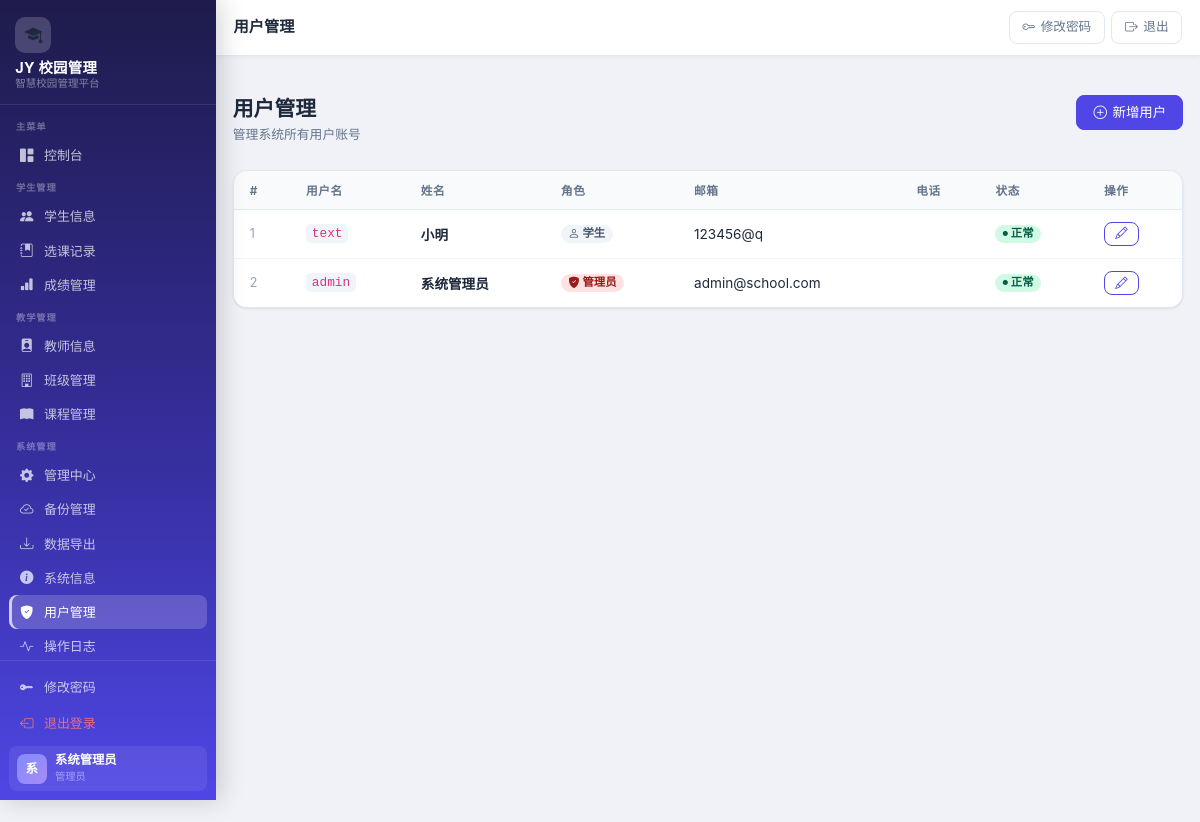
The page /users (signed in) on the database as committed earlier.
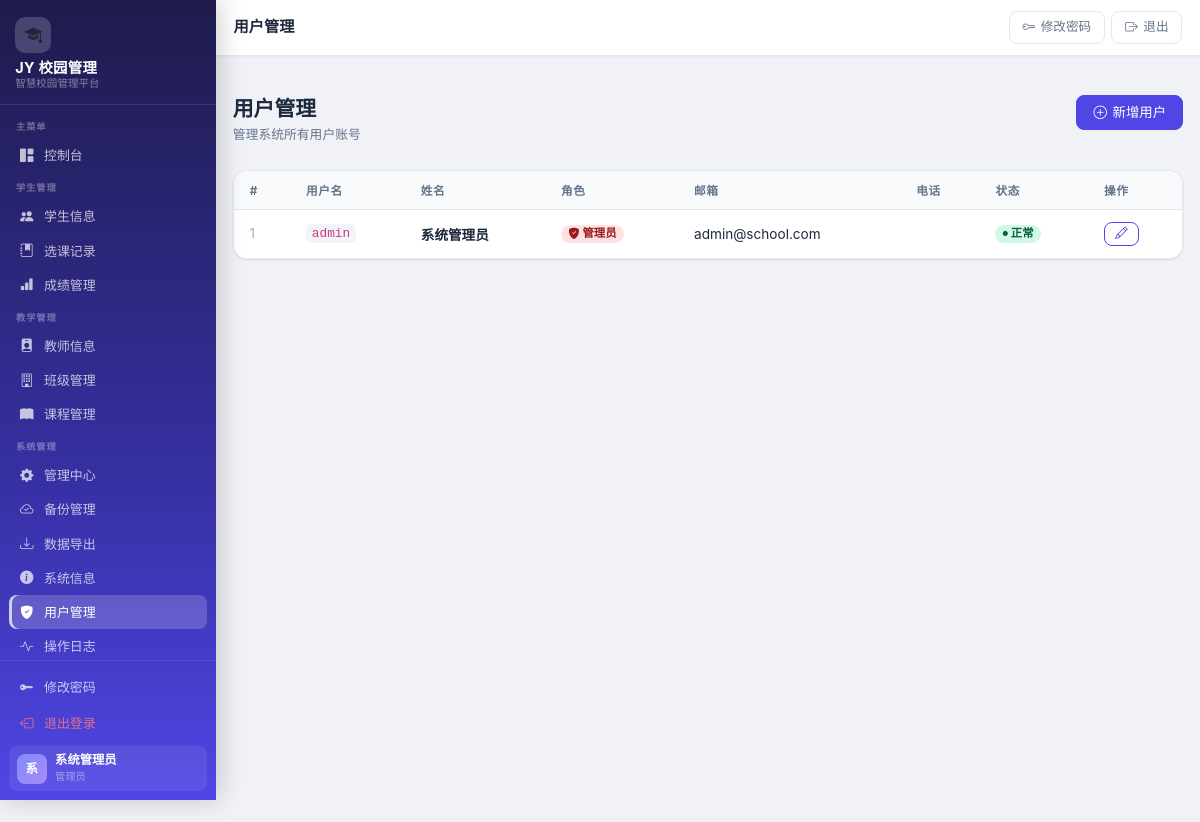
The same page on the database as committed later.
### app.py (models this page shows, shortened)
class User(db.Model):
    __tablename__ = "users"
    id = db.Column(db.Integer, primary_key=True)
    username = db.Column(db.String(50), unique=True, nullable=False)
    password = db.Column(db.String(255), nullable=False)
    full_name = db.Column(db.String(100), nullable=False)
    role = db.Column(db.String(20), nullable=False, default="student")  # admin, teacher, student
    email = db.Column(db.String(100))
    phone = db.Column(db.String(20))
    is_active = db.Column(db.Boolean, default=True)
    created_at = db.Column(db.DateTime, default=datetime.utcnow)
    updated_at = db.Column(db.DateTime, default=datetime.utcnow, onupdate=datetime.utcnow)

### app.py (the view)
@app.route("/users")
@role_required("admin")
def list_users():
    users = User.query.order_by(User.id.desc()).all()
    return render_template("admin/users.html", users=users)

### app.py (called while the page is built)
def role_required(*roles):
    def decorator(f):
        @wraps(f)
        def decorated_function(*args, **kwargs):
            if "user_id" not in session:
                flash("请先登录", "warning")
                return redirect(url_for("login"))
            user = User.query.get(session.get("user_id"))
            if user.role not in roles:
                flash("权限不足", "danger")
                return redirect(url_for("dashboard"))
            return f(*args, **kwargs)
        return decorated_function
    return decorator

### templates/admin/users.html (shortened to what this page needs)
﻿{% extends "base.html" %}
{% block page_title %}用户管理{% endblock %}
{% block content %}
<div class="page-header">
  <div>
    <h1 class="page-title">用户管理</h1>
    <p class="page-subtitle">管理系统所有用户账号</p>
  </div>
  <a href="{{ url_for('add_user') }}" class="btn btn-primary">
    <i class="bi bi-plus-circle"></i> 新增用户
  </a>
</div>
<div class="table-card">
  <div class="table-responsive">
    <table class="table">
      <thead>
        <tr>
          <th>#</th>
          <th>用户名</th>
          <th>姓名</th>
          <th>角色</th>
          <th>邮箱</th>
          <th>电话</th>
          <th>状态</th>
          <th>操作</th>
        </tr>
      </thead>
      <tbody>
        {% if users %}
        {% for user in users %}
        <tr>
          <td style="color:#94a3b8;font-size:.78rem">{{ loop.index }}</td>
          <td><code style="background:#f1f5f9;padding:.15em .45em;border-radius:.3rem;font-size:.8rem">{{ user.username }}</code></td>
          <td class="fw-semibold">{{ user.full_name }}</td>
          <td>
            {% if user.role == 'admin' %}
            <span class="badge badge-danger"><i class="bi bi-shield-fill-check"></i> 管理员</span>
            {% elif user.role == 'teacher' %}
            <span class="badge badge-info"><i class="bi bi-person-badge"></i> 教师</span>
            {% else %}
            <span class="badge badge-secondary"><i class="bi bi-person"></i> 学生</span>
            {% endif %}
          </td>
          <td>{{ user.email or '' }}</td>
          <td>{{ user.phone or '' }}</td>
          <td>
            {% if user.is_active %}
            <span class="badge badge-success"><i class="bi bi-circle-fill" style="font-size:.45em"></i> 正常</span>
            {% else %}
            <span class="badge badge-danger">禁用</span>
            {% endif %}
          </td>
          <td>
            <a href="{{ url_for('edit_user', user_id=user.id) }}" class="btn btn-sm btn-outline-primary" title="编辑">
              <i class="bi bi-pencil"></i>
            </a>
          </td>
        </tr>
        {% endfor %}
        {% endif %}
      </tbody>
    </table>
  </div>
</div>
{% endblock %}

### templates/base.html (shortened to what the changed rows need)
﻿<!DOCTYPE html>
<html lang="zh-CN">
<head>
  <link href="https://cdn.jsdelivr.net/npm/bootstrap@5.3.3/dist/css/bootstrap.min.css" rel="stylesheet">
  <link rel="stylesheet" href="https://cdn.jsdelivr.net/npm/bootstrap-icons@1.11.0/font/bootstrap-icons.css">
  <link rel="stylesheet" href="{{ url_for('static', filename='style.css') }}">
</head>
<body>
{% if 'user_id' in session %}
<aside class="sidebar" id="sidebar">
  <div class="sidebar-brand">
    <div class="brand-logo"><i class="bi bi-mortarboard-fill"></i></div>
    <div class="brand-name">JY 校园管理</div>
    <div class="brand-sub">智慧校园管理平台</div>
  </div>
  <nav class="sidebar-nav">
    <div class="sidebar-section">
      <div class="sidebar-section-label">主菜单</div>
      <a class="sidebar-link {% if request.endpoint == 'dashboard' %}active{% endif %}"
         href="{{ url_for('dashboard') }}">
        <i class="bi bi-grid-1x2-fill nav-icon"></i> 控制台
      </a>
    </div>
    <div class="sidebar-section">
      <div class="sidebar-section-label">学生管理</div>
      <a class="sidebar-link {% if 'student' in (request.endpoint or '') and 'score' not in (request.endpoint or '') %}active{% endif %}"
         href="{{ url_for('list_students') }}">
        <i class="bi bi-people-fill nav-icon"></i> 学生信息
      </a>
      {% if session.role in ['admin', 'teacher'] %}
      <a class="sidebar-link {% if 'enrollment' in (request.endpoint or '') %}active{% endif %}"
         href="{{ url_for('list_enrollments') }}">
        <i class="bi bi-journal-bookmark-fill nav-icon"></i> 选课记录
      </a>
      {% endif %}
      <a class="sidebar-link {% if 'score' in (request.endpoint or '') %}active{% endif %}"
         href="{{ url_for('list_scores') }}">
        <i class="bi bi-bar-chart-fill nav-icon"></i> 成绩管理
      </a>
    </div>
    {% if session.role in ['admin', 'teacher'] %}
    <div class="sidebar-section">
      <div class="sidebar-section-label">教学管理</div>
      <a class="sidebar-link {% if 'teacher' in (request.endpoint or '') %}active{% endif %}"
         href="{{ url_for('list_teachers') }}">
        <i class="bi bi-person-badge-fill nav-icon"></i> 教师信息
      </a>
      <a class="sidebar-link {% if 'class' in (request.endpoint or '') %}active{% endif %}"
         href="{{ url_for('list_classes') }}">
        <i class="bi bi-building nav-icon"></i> 班级管理
      </a>
      <a class="sidebar-link {% if 'course' in (request.endpoint or '') %}active{% endif %}"
         href="{{ url_for('list_courses') }}">
        <i class="bi bi-book-fill nav-icon"></i> 课程管理
      </a>
    </div>
    {% endif %}
    {% if session.role == 'admin' %}
    <div class="sidebar-section">
      <div class="sidebar-section-label">系统管理</div>
      <a class="sidebar-link {% if request.endpoint == 'admin.index' %}active{% endif %}"
         href="{{ url_for('admin.index') }}">
        <i class="bi bi-gear-fill nav-icon"></i> 管理中心
      </a>
      <a class="sidebar-link {% if request.endpoint == 'admin.backup_list' %}active{% endif %}"
         href="{{ url_for('admin.backup_list') }}">
        <i class="bi bi-cloud-check nav-icon"></i> 备份管理
      </a>
      <a class="sidebar-link {% if request.endpoint == 'admin.data_management' %}active{% endif %}"
         href="{{ url_for('admin.data_management') }}">
        <i class="bi bi-download nav-icon"></i> 数据导出
      </a>
      <a class="sidebar-link {% if request.endpoint == 'admin.system_info' %}active{% endif %}"
         href="{{ url_for('admin.system_info') }}">
        <i class="bi bi-info-circle-fill nav-icon"></i> 系统信息
      </a>
      <a class="sidebar-link {% if 'user' in (request.endpoint or '') %}active{% endif %}"
         href="{{ url_for('list_users') }}">
        <i class="bi bi-shield-fill-check nav-icon"></i> 用户管理
      </a>
      <a class="sidebar-link {% if request.endpoint == 'list_ops_log' %}active{% endif %}"
         href="{{ url_for('list_ops_log') }}">
        <i class="bi bi-activity nav-icon"></i> 操作日志
      </a>
    </div>
    {% endif %}
  </nav>
  <div class="sidebar-footer">
    <a href="{{ url_for('change_password') }}" class="sidebar-link" style="margin-bottom:.15rem">
      <i class="bi bi-key-fill nav-icon"></i> 修改密码
    </a>
    <a href="{{ url_for('logout') }}" class="sidebar-link" style="color:rgba(255,120,120,.85)">
      <i class="bi bi-box-arrow-left nav-icon"></i> 退出登录
    </a>
    <div class="sidebar-user">
      <div class="sidebar-user-avatar">{{ (session.full_name or session.username or '?')[0] | upper }}</div>
      <div class="sidebar-user-info">
        <div class="u-name">{{ session.full_name or session.username }}</div>
        <div class="u-role">
          {% if session.role == 'admin' %}管理员
          {% elif session.role == 'teacher' %}教师
          {% else %}学生{% endif %}
        </div>
      </div>
    </div>
  </div>
</aside>
<header class="topbar">
  <div class="topbar-title">{% block page_title %}{% endblock %}</div>
  <div class="topbar-actions">
    <a href="{{ url_for('change_password') }}" class="topbar-btn d-none d-md-inline-flex">
      <i class="bi bi-key"></i> 修改密码
    </a>
    <a href="{{ url_for('logout') }}" class="topbar-btn btn-exit">
      <i class="bi bi-box-arrow-right"></i> 退出
    </a>
  </div>
</header>
<main class="main-content">
  <div class="page-container">
{% else %}
<main>
{% endif %}
{% block content %}{% endblock %}
{% if 'user_id' in session %}
  </div>
</main>
{% else %}
</main>
{% endif %}
</body>
</html>

Rows that differ between the two databases and show on the page:
removed User: username "text", full_name "小明", role "student" (drawn), email "123456@q", is_active True (drawn)
